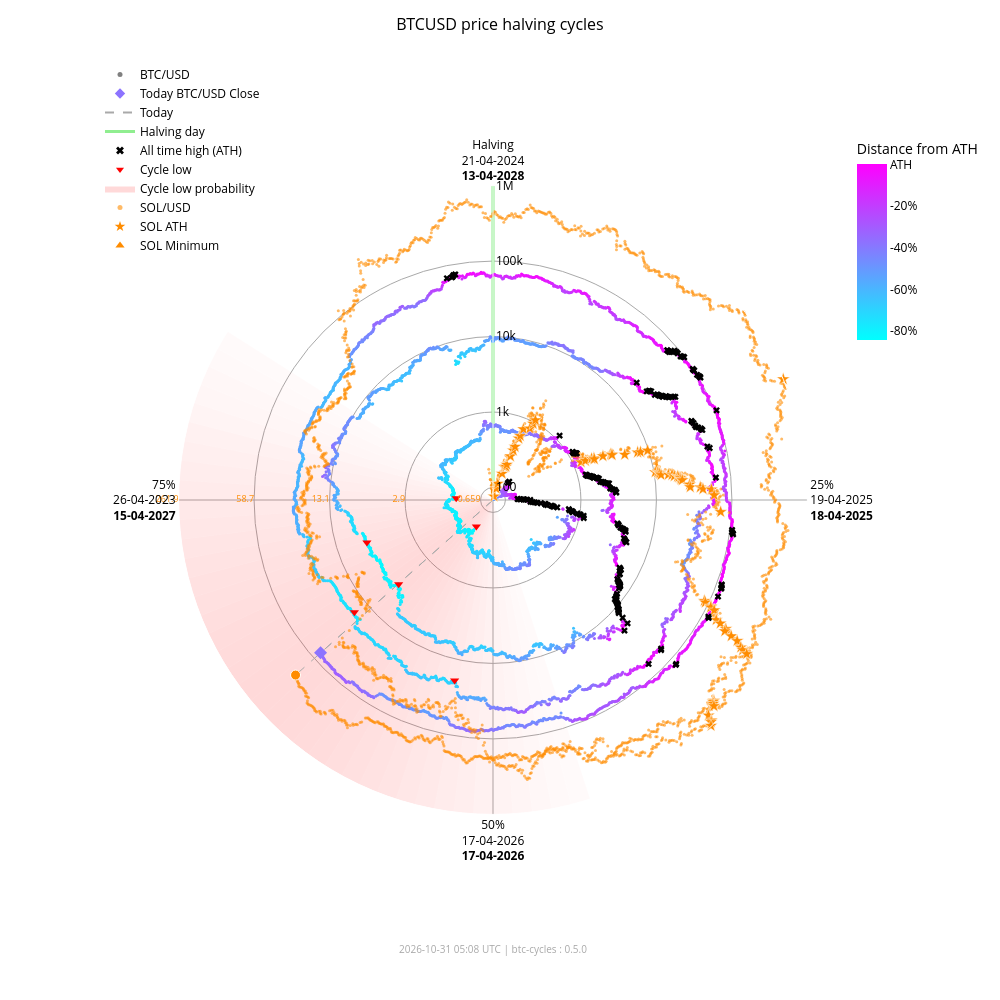

Notebook code cell kept with this figure:
### Markdown cell above
### Interactive chart with overlay

### Code cell
fig_overlay_interactive = btc.plot(
    kind="interactive",
    from_date="2012-11-28",
    overlay=sol,
)
fig_overlay_interactive.show(config={"scrollZoom": True, "displayModeBar": True})

### Figure 1 — Plotly figure (JSON) as saved in the notebook; plotly's stock layout.template omitted (floating-point values rounded to 4 significant figures; data arrays with more than 128 entries replaced by an {"elided": "..."} marker saying what was removed)
{"data": [{"fill": "toself", "fillcolor": "rgba(255,0,0,0.018306980149439524)", "hoverinfo": "skip", "line": {"width": 0}, "mode": "lines", "r": [68.43, 1000000, 1000000, 68.43, 68.43], "showlegend": false, "theta": [162.0, 162.0, 165.6, 165.6, 162.0], "type": "scatterpolar"}, {"fill": "toself", "fillcolor": "rgba(255,0,0,0.02405911634527998)", "hoverinfo": "skip", "line": {"width": 0}, "mode": "lines", "r": [68.43, 1000000, 1000000, 68.43, 68.43], "showlegend": false, "theta": [165.6, 165.6, 169.2, 169.2, 165.6], "type": "scatterpolar"}, {"fill": "toself", "fillcolor": "rgba(255,0,0,0.030803449372254352)", "hoverinfo": "skip", "line": {"width": 0}, "mode": "lines", "r": [68.43, 1000000, 1000000, 68.43, 68.43], "showlegend": false, "theta": [169.2, 169.2, 172.8, 172.8, 169.2], "type": "scatterpolar"}, {"fill": "toself", "fillcolor": "rgba(255,0,0,0.03847233586005252)", "hoverinfo": "skip", "line": {"width": 0}, "mode": "lines", "r": [68.43, 1000000, 1000000, 68.43, 68.43], "showlegend": false, "theta": [172.8, 172.8, 176.4, 176.4, 172.8], "type": "scatterpolar"}, {"fill": "toself", "fillcolor": "rgba(255,0,0,0.04694405159551339)", "hoverinfo": "skip", "line": {"width": 0}, "mode": "lines", "r": [68.43, 1000000, 1000000, 68.43, 68.43], "showlegend": false, "theta": [176.4, 176.4, 180.0, 180.0, 176.4], "type": "scatterpolar"}, {"fill": "toself", "fillcolor": "rgba(255,0,0,0.05605603979818329)", "hoverinfo": "skip", "line": {"width": 0}, "mode": "lines", "r": [68.43, 1000000, 1000000, 68.43, 68.43], "showlegend": false, "theta": [180.0, 180.0, 183.6, 183.6, 180.0], "type": "scatterpolar"}, {"fill": "toself", "fillcolor": "rgba(255,0,0,0.06562330627802694)", "hoverinfo": "skip", "line": {"width": 0}, "mode": "lines", "r": [68.43, 1000000, 1000000, 68.43, 68.43], "showlegend": false, "theta": [183.6, 183.6, 187.2, 187.2, 183.6], "type": "scatterpolar"}, {"fill": "toself", "fillcolor": "rgba(255,0,0,0.07545707932574237)", "hoverinfo": "skip", "line": {"width": 0}, "mode": "lines", "r": [68.43, 1000000, 1000000, 68.43, 68.43], "showlegend": false, "theta": [187.2, 187.2, 190.8, 190.8, 187.2], "type": "scatterpolar"}, {"fill": "toself", "fillcolor": "rgba(255,0,0,0.08537841060169407)", "hoverinfo": "skip", "line": {"width": 0}, "mode": "lines", "r": [68.43, 1000000, 1000000, 68.43, 68.43], "showlegend": false, "theta": [190.8, 190.8, 194.4, 194.4, 190.8], "type": "scatterpolar"}, {"fill": "toself", "fillcolor": "rgba(255,0,0,0.09522272137134848)", "hoverinfo": "skip", "line": {"width": 0}, "mode": "lines", "r": [68.43, 1000000, 1000000, 68.43, 68.43], "showlegend": false, "theta": [194.4, 194.4, 198.0, 198.0, 194.4], "type": "scatterpolar"}, {"fill": "toself", "fillcolor": "rgba(255,0,0,0.10483418800389058)", "hoverinfo": "skip", "line": {"width": 0}, "mode": "lines", "r": [68.43, 1000000, 1000000, 68.43, 68.43], "showlegend": false, "theta": [198.0, 198.0, 201.6, 201.6, 198.0], "type": "scatterpolar"}, {"fill": "toself", "fillcolor": "rgba(255,0,0,0.11405248627197925)", "hoverinfo": "skip", "line": {"width": 0}, "mode": "lines", "r": [68.43, 1000000, 1000000, 68.43, 68.43], "showlegend": false, "theta": [201.6, 201.6, 205.2, 205.2, 201.6], "type": "scatterpolar"}, {"fill": "toself", "fillcolor": "rgba(255,0,0,0.12269756305009562)", "hoverinfo": "skip", "line": {"width": 0}, "mode": "lines", "r": [68.43, 1000000, 1000000, 68.43, 68.43], "showlegend": false, "theta": [205.2, 205.2, 208.8, 208.8, 205.2], "type": "scatterpolar"}, {"fill": "toself", "fillcolor": "rgba(255,0,0,0.13055959037792858)", "hoverinfo": "skip", "line": {"width": 0}, "mode": "lines", "r": [68.43, 1000000, 1000000, 68.43, 68.43], "showlegend": false, "theta": [208.8, 208.8, 212.4, 212.4, 208.8], "type": "scatterpolar"}, {"fill": "toself", "fillcolor": "rgba(255,0,0,0.13740037014073872)", "hoverinfo": "skip", "line": {"width": 0}, "mode": "lines", "r": [68.43, 1000000, 1000000, 68.43, 68.43], "showlegend": false, "theta": [212.4, 212.4, 216.0, 216.0, 212.4], "type": "scatterpolar"}, {"fill": "toself", "fillcolor": "rgba(255,0,0,0.14296927208088228)", "hoverinfo": "skip", "line": {"width": 0}, "mode": "lines", "r": [68.43, 1000000, 1000000, 68.43, 68.43], "showlegend": false, "theta": [216.0, 216.0, 219.6, 219.6, 216.0], "type": "scatterpolar"}, {"fill": "toself", "fillcolor": "rgba(255,0,0,0.14703219887325494)", "hoverinfo": "skip", "line": {"width": 0}, "mode": "lines", "r": [68.43, 1000000, 1000000, 68.43, 68.43], "showlegend": false, "theta": [219.6, 219.6, 223.2, 223.2, 219.6], "type": "scatterpolar"}, {"fill": "toself", "fillcolor": "rgba(255,0,0,0.14940752827264187)", "hoverinfo": "skip", "line": {"width": 0}, "mode": "lines", "r": [68.43, 1000000, 1000000, 68.43, 68.43], "showlegend": false, "theta": [223.2, 223.2, 226.8, 226.8, 223.2], "type": "scatterpolar"}, {"fill": "toself", "fillcolor": "rgba(255,0,0,0.15)", "hoverinfo": "skip", "line": {"width": 0}, "mode": "lines", "r": [68.43, 1000000, 1000000, 68.43, 68.43], "showlegend": false, "theta": [226.8, 226.8, 230.4, 230.4, 226.8], "type": "scatterpolar"}, {"fill": "toself", "fillcolor": "rgba(255,0,0,0.14882314851976614)", "hoverinfo": "skip", "line": {"width": 0}, "mode": "lines", "r": [68.43, 1000000, 1000000, 68.43, 68.43], "showlegend": false, "theta": [230.4, 230.4, 234.0, 234.0, 230.4], "type": "scatterpolar"}, {"fill": "toself", "fillcolor": "rgba(255,0,0,0.14600334989350275)", "hoverinfo": "skip", "line": {"width": 0}, "mode": "lines", "r": [68.43, 1000000, 1000000, 68.43, 68.43], "showlegend": false, "theta": [234.0, 234.0, 237.6, 237.6, 234.0], "type": "scatterpolar"}, {"fill": "toself", "fillcolor": "rgba(255,0,0,0.14176315293000513)", "hoverinfo": "skip", "line": {"width": 0}, "mode": "lines", "r": [68.43, 1000000, 1000000, 68.43, 68.43], "showlegend": false, "theta": [237.6, 237.6, 241.2, 241.2, 237.6], "type": "scatterpolar"}, {"fill": "toself", "fillcolor": "rgba(255,0,0,0.1363869302869166)", "hoverinfo": "skip", "line": {"width": 0}, "mode": "lines", "r": [68.43, 1000000, 1000000, 68.43, 68.43], "showlegend": false, "theta": [241.2, 241.2, 244.8, 244.8, 241.2], "type": "scatterpolar"}, {"fill": "toself", "fillcolor": "rgba(255,0,0,0.13017643696734477)", "hoverinfo": "skip", "line": {"width": 0}, "mode": "lines", "r": [68.43, 1000000, 1000000, 68.43, 68.43], "showlegend": false, "theta": [244.8, 244.8, 248.4, 248.4, 244.8], "type": "scatterpolar"}, {"fill": "toself", "fillcolor": "rgba(255,0,0,0.1234063302665758)", "hoverinfo": "skip", "line": {"width": 0}, "mode": "lines", "r": [68.43, 1000000, 1000000, 68.43, 68.43], "showlegend": false, "theta": [248.4, 248.4, 252.0, 252.0, 248.4], "type": "scatterpolar"}, {"fill": "toself", "fillcolor": "rgba(255,0,0,0.11628949020714345)", "hoverinfo": "skip", "line": {"width": 0}, "mode": "lines", "r": [68.43, 1000000, 1000000, 68.43, 68.43], "showlegend": false, "theta": [252.0, 252.0, 255.6, 255.6, 252.0], "type": "scatterpolar"}, {"fill": "toself", "fillcolor": "rgba(255,0,0,0.108959277972535)", "hoverinfo": "skip", "line": {"width": 0}, "mode": "lines", "r": [68.43, 1000000, 1000000, 68.43, 68.43], "showlegend": false, "theta": [255.6, 255.6, 259.2, 259.2, 255.6], "type": "scatterpolar"}, {"fill": "toself", "fillcolor": "rgba(255,0,0,0.1014715299920515)", "hoverinfo": "skip", "line": {"width": 0}, "mode": "lines", "r": [68.43, 1000000, 1000000, 68.43, 68.43], "showlegend": false, "theta": [259.2, 259.2, 262.8, 262.8, 259.2], "type": "scatterpolar"}, {"fill": "toself", "fillcolor": "rgba(255,0,0,0.09382430417652897)", "hoverinfo": "skip", "line": {"width": 0}, "mode": "lines", "r": [68.43, 1000000, 1000000, 68.43, 68.43], "showlegend": false, "theta": [262.8, 262.8, 266.4, 266.4, 262.8], "type": "scatterpolar"}, {"fill": "toself", "fillcolor": "rgba(255,0,0,0.08598937207621672)", "hoverinfo": "skip", "line": {"width": 0}, "mode": "lines", "r": [68.43, 1000000, 1000000, 68.43, 68.43], "showlegend": false, "theta": [266.4, 266.4, 270.0, 270.0, 266.4], "type": "scatterpolar"}, {"fill": "toself", "fillcolor": "rgba(255,0,0,0.07794710108398434)", "hoverinfo": "skip", "line": {"width": 0}, "mode": "lines", "r": [68.43, 1000000, 1000000, 68.43, 68.43], "showlegend": false, "theta": [270.0, 270.0, 273.6, 273.6, 270.0], "type": "scatterpolar"}, {"fill": "toself", "fillcolor": "rgba(255,0,0,0.06971614429145927)", "hoverinfo": "skip", "line": {"width": 0}, "mode": "lines", "r": [68.43, 1000000, 1000000, 68.43, 68.43], "showlegend": false, "theta": [273.6, 273.6, 277.2, 277.2, 273.6], "type": "scatterpolar"}, {"fill": "toself", "fillcolor": "rgba(255,0,0,0.061371174705723626)", "hoverinfo": "skip", "line": {"width": 0}, "mode": "lines", "r": [68.43, 1000000, 1000000, 68.43, 68.43], "showlegend": false, "theta": [277.2, 277.2, 280.8, 280.8, 277.2], "type": "scatterpolar"}, {"fill": "toself", "fillcolor": "rgba(255,0,0,0.05304520605236535)", "hoverinfo": "skip", "line": {"width": 0}, "mode": "lines", "r": [68.43, 1000000, 1000000, 68.43, 68.43], "showlegend": false, "theta": [280.8, 280.8, 284.4, 284.4, 280.8], "type": "scatterpolar"}, {"fill": "toself", "fillcolor": "rgba(255,0,0,0.044916938988340704)", "hoverinfo": "skip", "line": {"width": 0}, "mode": "lines", "r": [68.43, 1000000, 1000000, 68.43, 68.43], "showlegend": false, "theta": [284.4, 284.4, 288.0, 288.0, 284.4], "type": "scatterpolar"}, {"fill": "toself", "fillcolor": "rgba(255,0,0,0.0371870550186571)", "hoverinfo": "skip", "line": {"width": 0}, "mode": "lines", "r": [68.43, 1000000, 1000000, 68.43, 68.43], "showlegend": false, "theta": [288.0, 288.0, 291.6, 291.6, 288.0], "type": "scatterpolar"}, {"fill": "toself", "fillcolor": "rgba(255,0,0,0.030049603184432498)", "hoverinfo": "skip", "line": {"width": 0}, "mode": "lines", "r": [68.43, 1000000, 1000000, 68.43, 68.43], "showlegend": false, "theta": [291.6, 291.6, 295.2, 295.2, 291.6], "type": "scatterpolar"}, {"fill": "toself", "fillcolor": "rgba(255,0,0,0.023665126797805223)", "hoverinfo": "skip", "line": {"width": 0}, "mode": "lines", "r": [68.43, 1000000, 1000000, 68.43, 68.43], "showlegend": false, "theta": [295.2, 295.2, 298.8, 298.8, 295.2], "type": "scatterpolar"}, {"fill": "toself", "fillcolor": "rgba(255,0,0,0.018141004067302662)", "hoverinfo": "skip", "line": {"width": 0}, "mode": "lines", "r": [68.43, 1000000, 1000000, 68.43, 68.43], "showlegend": false, "theta": [298.8, 298.8, 302.4, 302.4, 298.8], "type": "scatterpolar"}, {"hoverinfo": "skip", "line": {"color": "darkgrey", "dash": "dash", "width": 1}, "mode": "lines", "r": [68.43, 77200.0], "showlegend": false, "theta": [228.4, 228.4], "type": "scatterpolar"}, {"hoverinfo": "skip", "line": {"color": "darkgrey", "dash": "dash", "width": 1}, "mode": "lines", "r": [68.43, 214200.0], "showlegend": false, "theta": [228.4, 228.4], "type": "scatterpolar"}, {"hoverinfo": "skip", "line": {"color": "lightgreen", "width": 3}, "mode": "lines", "r": [68.43, 1000000], "showlegend": false, "theta": [0, 0], "type": "scatterpolar"}, {"hoverinfo": "text", "marker": {"color": {"elided": "4935 str values"}, "size": 3}, "mode": "markers", "r": {"elided": "4935 float values"}, "showlegend": false, "text": {"elided": "4935 str values"}, "theta": {"elided": "4935 float values"}, "type": "scatterpolar"}, {"hoverinfo": "text", "marker": {"color": "#FF8C00", "opacity": 0.6, "size": 3}, "mode": "markers", "r": {"elided": "2395 float values"}, "showlegend": false, "text": {"elided": "2395 str values"}, "theta": {"elided": "2395 float values"}, "type": "scatterpolar"}, {"hoverinfo": "text", "marker": {"color": "#8c73ff", "size": 10, "symbol": "diamond"}, "mode": "markers", "r": [77200.0], "showlegend": false, "text": ["Today<br>Date: 2026-10-30<br>Price: $77,198.21"], "theta": [228.4], "type": "scatterpolar"}, {"hoverinfo": "text", "marker": {"color": "#FF8C00", "line": {"color": "white", "width": 1}, "size": 10, "symbol": "circle"}, "mode": "markers", "r": [214200.0], "showlegend": false, "text": ["Today SOL<br>Date: 2026-10-30<br>Price: $96.22"], "theta": [228.4], "type": "scatterpolar"}, {"hoverinfo": "text", "marker": {"color": "#FF8C00", "line": {"color": "white", "width": 0.5}, "size": 10, "symbol": "star"}, "mode": "markers", "r": [68.43, 76.69, 98.28, 115.1, 160.2, 199.2, 200.3, 203.8, 217.3, 287.8, 349.8, 397.3, 523.3, 573.2, 718.1, 798.5, 948.0, 1078.0, 1271.0, 1461.0, 1785.0, 1908.0, 1917.0, 2530.0, 3215.0, 3302.0, 3322.0, 4795.0, 7121.0, 7760.0, 9679.0, 10370.0, 11210.0, 11600.0, 11830.0, 12190.0, 15220.0, 16990.0, 18090.0, 20010.0, 20730.0, 21720.0, 21920.0, 22700.0, 28100.0, 28410.0, 38550.0, 41750.0, 54000.0, 58230.0, 71670.0, 86520.0, 90770.0, 111800.0, 112400.0, 128500.0, 155700.0, 182600.0, 229400.0, 231200.0, 295100.0, 371400.0, 451600.0, 493500.0, 583700.0, 612100.0, 618900.0, 644000.0, 686600.0, 744100.0, 879500.0, 907500.0, 980900.0, 1000000.0], "showlegend": false, "text": ["SOL ATH<br>Date: 2020-04-10<br>Price: $0.95", "SOL ATH<br>Date: 2020-07-12<br>Price: $1.02", "SOL ATH<br>Date: 2020-07-13<br>Price: $1.18", "SOL ATH<br>Date: 2020-07-15<br>Price: $1.29", "SOL ATH<br>Date: 2020-07-26<br>Price: $1.57", "SOL ATH<br>Date: 2020-07-27<br>Price: $1.78", "SOL ATH<br>Date: 2020-07-28<br>Price: $1.78", "SOL ATH<br>Date: 2020-08-03<br>Price: $1.80", "SOL ATH<br>Date: 2020-08-04<br>Price: $1.87", "SOL ATH<br>Date: 2020-08-06<br>Price: $2.21", "SOL ATH<br>Date: 2020-08-08<br>Price: $2.47", "SOL ATH<br>Date: 2020-08-09<br>Price: $2.67", "SOL ATH<br>Date: 2020-08-10<br>Price: $3.13", "SOL ATH<br>Date: 2020-08-11<br>Price: $3.30", "SOL ATH<br>Date: 2020-08-12<br>Price: $3.77", "SOL ATH<br>Date: 2020-08-28<br>Price: $4.01", "SOL ATH<br>Date: 2020-08-30<br>Price: $4.44", "SOL ATH<br>Date: 2020-08-31<br>Price: $4.78", "SOL ATH<br>Date: 2021-02-02<br>Price: $5.27", "SOL ATH<br>Date: 2021-02-03<br>Price: $5.72", "SOL ATH<br>Date: 2021-02-04<br>Price: $6.43", "SOL ATH<br>Date: 2021-02-05<br>Price: $6.68", "SOL ATH<br>Date: 2021-02-07<br>Price: $6.70", "SOL ATH<br>Date: 2021-02-08<br>Price: $7.88", "SOL ATH<br>Date: 2021-02-10<br>Price: $9.07", "SOL ATH<br>Date: 2021-02-11<br>Price: $9.22", "SOL ATH<br>Date: 2021-02-12<br>Price: $9.25", "SOL ATH<br>Date: 2021-02-19<br>Price: $11.47", "SOL ATH<br>Date: 2021-02-22<br>Price: $14.45", "SOL ATH<br>Date: 2021-02-23<br>Price: $15.20", "SOL ATH<br>Date: 2021-02-24<br>Price: $17.30", "SOL ATH<br>Date: 2021-03-28<br>Price: $18.02", "SOL ATH<br>Date: 2021-03-29<br>Price: $18.85", "SOL ATH<br>Date: 2021-03-30<br>Price: $19.23", "SOL ATH<br>Date: 2021-03-31<br>Price: $19.47", "SOL ATH<br>Date: 2021-04-02<br>Price: $19.81", "SOL ATH<br>Date: 2021-04-03<br>Price: $22.55", "SOL ATH<br>Date: 2021-04-04<br>Price: $24.06", "SOL ATH<br>Date: 2021-04-06<br>Price: $24.96", "SOL ATH<br>Date: 2021-04-07<br>Price: $26.48", "SOL ATH<br>Date: 2021-04-08<br>Price: $27.03", "SOL ATH<br>Date: 2021-04-09<br>Price: $27.78", "SOL ATH<br>Date: 2021-04-11<br>Price: $27.93", "SOL ATH<br>Date: 2021-04-12<br>Price: $28.51", "SOL ATH<br>Date: 2021-04-18<br>Price: $32.30", "SOL ATH<br>Date: 2021-04-21<br>Price: $32.51", "SOL ATH<br>Date: 2021-04-22<br>Price: $38.88", "SOL ATH<br>Date: 2021-04-24<br>Price: $40.74", "SOL ATH<br>Date: 2021-04-25<br>Price: $47.37", "SOL ATH<br>Date: 2021-05-01<br>Price: $49.51", "SOL ATH<br>Date: 2021-05-18<br>Price: $55.91", "SOL ATH<br>Date: 2021-08-16<br>Price: $62.43", "SOL ATH<br>Date: 2021-08-17<br>Price: $64.21", "SOL ATH<br>Date: 2021-08-18<br>Price: $72.54", "SOL ATH<br>Date: 2021-08-19<br>Price: $72.76", "SOL ATH<br>Date: 2021-08-20<br>Price: $78.72", "SOL ATH<br>Date: 2021-08-27<br>Price: $88.09", "SOL ATH<br>Date: 2021-08-28<br>Price: $96.70", "SOL ATH<br>Date: 2021-08-30<br>Price: $110.54", "SOL ATH<br>Date: 2021-09-01<br>Price: $111.03", "SOL ATH<br>Date: 2021-09-02<br>Price: $128.10", "SOL ATH<br>Date: 2021-09-03<br>Price: $146.58", "SOL ATH<br>Date: 2021-09-06<br>Price: $164.38", "SOL ATH<br>Date: 2021-09-07<br>Price: $173.15", "SOL ATH<br>Date: 2021-09-08<br>Price: $191.04", "SOL ATH<br>Date: 2021-10-22<br>Price: $196.43", "SOL ATH<br>Date: 2021-10-23<br>Price: $197.70", "SOL ATH<br>Date: 2021-10-24<br>Price: $202.36", "SOL ATH<br>Date: 2021-10-25<br>Price: $210.10", "SOL ATH<br>Date: 2021-11-02<br>Price: $220.24", "SOL ATH<br>Date: 2021-11-03<br>Price: $242.90", "SOL ATH<br>Date: 2021-11-04<br>Price: $247.39", "SOL ATH<br>Date: 2021-11-06<br>Price: $258.93", "SOL ATH<br>Date: 2025-01-18<br>Price: $261.87"], "theta": [352.0, 15.5, 15.75, 16.25, 19.0, 19.25, 19.5, 21.0, 21.25, 21.75, 22.25, 22.5, 22.75, 23.0, 23.25, 27.25, 27.75, 28.0, 66.75, 67.0, 67.25, 67.5, 68.0, 68.25, 68.75, 69.0, 69.25, 71.0, 71.75, 72.0, 72.25, 80.25, 80.5, 80.75, 81.0, 81.5, 81.75, 82.0, 82.5, 82.75, 83.0, 83.25, 83.75, 84.0, 85.5, 86.25, 86.5, 87.0, 87.25, 88.75, 93.0, 115.5, 115.8, 116.0, 116.2, 116.5, 118.2, 118.5, 119.0, 119.5, 119.8, 120.0, 120.7, 121.0, 121.3, 132.2, 132.5, 132.8, 133.0, 135.0, 135.2, 135.5, 136.0, 67.39], "type": "scatterpolar"}, {"hoverinfo": "text", "marker": {"color": "#FF8C00", "line": {"color": "white", "width": 0.5}, "size": 10, "symbol": "triangle-up"}, "mode": "markers", "r": [68.43], "showlegend": false, "text": ["SOL Minimum<br>Date: 2020-05-11<br>Price: $0.52"], "theta": [0.0], "type": "scatterpolar"}, {"hoverinfo": "text", "marker": {"color": "black", "size": 6, "symbol": "x"}, "mode": "markers", "r": {"elided": "182 float values"}, "showlegend": false, "text": {"elided": "182 str values"}, "theta": {"elided": "182 float values"}, "type": "scatterpolar"}, {"hoverinfo": "text", "marker": {"color": "red", "size": 8, "symbol": "triangle-down"}, "mode": "markers", "r": [178.1, 210.5, 3237.0, 3961.0, 19020.0, 15790.0], "showlegend": false, "text": ["Cycle Low<br>Date: 2015-01-14<br>Price: $178.10<br>ATH distance: -84.5%", "Cycle Low<br>Date: 2015-08-24<br>Price: $210.49<br>ATH distance: -81.7%", "Cycle Low<br>Date: 2018-12-15<br>Price: $3,236.76<br>ATH distance: -83.4%", "Cycle Low<br>Date: 2019-03-15<br>Price: $3,960.91<br>ATH distance: -79.7%", "Cycle Low<br>Date: 2022-06-18<br>Price: $19,017.64<br>ATH distance: -71.9%", "Cycle Low<br>Date: 2022-11-21<br>Price: $15,787.28<br>ATH distance: -76.6%"], "theta": [212.1, 272.7, 228.3, 251.4, 192.0, 231.0], "type": "scatterpolar"}, {"marker": {"color": "grey", "size": 5}, "mode": "markers", "name": "BTC/USD", "r": [null], "theta": [null], "type": "scatterpolar"}, {"marker": {"color": "#8c73ff", "size": 8, "symbol": "diamond"}, "mode": "markers", "name": "Today BTC/USD Close", "r": [null], "theta": [null], "type": "scatterpolar"}, {"line": {"color": "darkgrey", "dash": "dash"}, "mode": "lines", "name": "Today", "r": [null], "theta": [null], "type": "scatterpolar"}, {"line": {"color": "lightgreen", "width": 3}, "mode": "lines", "name": "Halving day", "r": [null], "theta": [null], "type": "scatterpolar"}, {"marker": {"color": "black", "size": 7, "symbol": "x"}, "mode": "markers", "name": "All time high (ATH)", "r": [null], "theta": [null], "type": "scatterpolar"}, {"marker": {"color": "red", "size": 7, "symbol": "triangle-down"}, "mode": "markers", "name": "Cycle low", "r": [null], "theta": [null], "type": "scatterpolar"}, {"fill": "toself", "fillcolor": "rgba(255,0,0,0.15)", "line": {"width": 0}, "mode": "lines", "name": "Cycle low probability", "r": [null], "theta": [null], "type": "scatterpolar"}, {"marker": {"color": "#FF8C00", "opacity": 0.6, "size": 5}, "mode": "markers", "name": "SOL/USD", "r": [null], "theta": [null], "type": "scatterpolar"}, {"marker": {"color": "#FF8C00", "size": 8, "symbol": "star"}, "mode": "markers", "name": "SOL ATH", "r": [null], "theta": [null], "type": "scatterpolar"}, {"marker": {"color": "#FF8C00", "size": 8, "symbol": "triangle-up"}, "mode": "markers", "name": "SOL Minimum", "r": [null], "theta": [null], "type": "scatterpolar"}, {"hoverinfo": "skip", "marker": {"cmax": 0, "cmin": -0.8453, "color": [0], "colorbar": {"len": 0.25, "ticktext": ["ATH", "-20%", "-40%", "-60%", "-80%", "-100%"], "tickvals": [0, -0.2, -0.4, -0.6, -0.8, -1.0], "title": {"text": "Distance from ATH"}, "x": 0.95, "y": 0.92, "yanchor": "top"}, "colorscale": {"elided": "256x2 mixed values"}, "showscale": true, "size": 0}, "mode": "markers", "r": [null], "showlegend": false, "theta": [null], "type": "scatterpolar"}, {"hoverinfo": "skip", "mode": "text", "r": [100, 1000, 10000, 100000, 1000000], "showlegend": false, "text": ["0.659", "2.9", "13.1", "58.7", "261.9"], "textfont": {"color": "#FF8C00", "size": 9}, "textposition": "middle left", "theta": [270, 270, 270, 270, 270], "type": "scatterpolar"}], "layout": {"annotations": [{"font": {"color": "darkgrey", "size": 10}, "showarrow": false, "text": "2026-10-31 05:08 UTC | btc-cycles : 0.5.0", "x": 0.5, "xref": "paper", "y": -0.02, "yref": "paper"}], "font": {"color": "black"}, "height": 1000, "legend": {"bgcolor": "rgba(0,0,0,0)", "font": {"color": "black"}, "x": 0.0, "y": 1.0}, "margin": {"b": 60, "l": 100, "r": 80, "t": 60}, "paper_bgcolor": "white", "plot_bgcolor": "white", "polar": {"angularaxis": {"color": "black", "direction": "clockwise", "gridcolor": "darkgrey", "rotation": 90, "ticktext": ["Halving<br>21-04-2024<br><b>13-04-2028</b>", "25%<br>19-04-2025<br><b>18-04-2025</b>", "50%<br>17-04-2026<br><b>17-04-2026</b>", "75%<br>26-04-2023<br><b>15-04-2027</b>"], "tickvals": [0, 90, 180, 270]}, "bgcolor": "white", "domain": {"x": [0.1, 0.9], "y": [0.05, 0.95]}, "radialaxis": {"angle": 90, "color": "black", "gridcolor": "darkgrey", "range": [1.835, 6.0], "tickangle": 90, "ticktext": ["100", "1k", "10k", "100k", "1M"], "tickvals": [100, 1000, 10000, 100000, 1000000], "type": "log"}}, "title": {"font": {"color": "black", "size": 16}, "text": "BTCUSD price halving cycles", "x": 0.5}, "width": 1000}}
